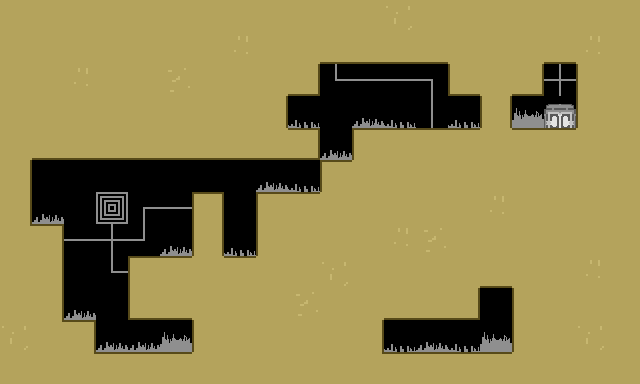

Below is a game level as drawn by its tile map, then a one-line description and the .tmx that defines it (tile-layer data replaced by summaries):
An orthogonal 20x12 tile map with 32x32 px tiles, 1 tile layer (Tile Layer 1).

<map version="1.0" orientation="orthogonal" width="20" height="12" tilewidth="32" tileheight="32">
 <tileset firstgid="1" name="sprite" tilewidth="32" tileheight="32">
  <image source="../img/sprite.png" trans="ffffff" width="320" height="640" />
 </tileset>
 <layer name="Tile Layer 1" width="20" height="12">
  <data>[240 cells, 227 non-empty, 28 distinct tile ids]</data>
 </layer>
</map>
